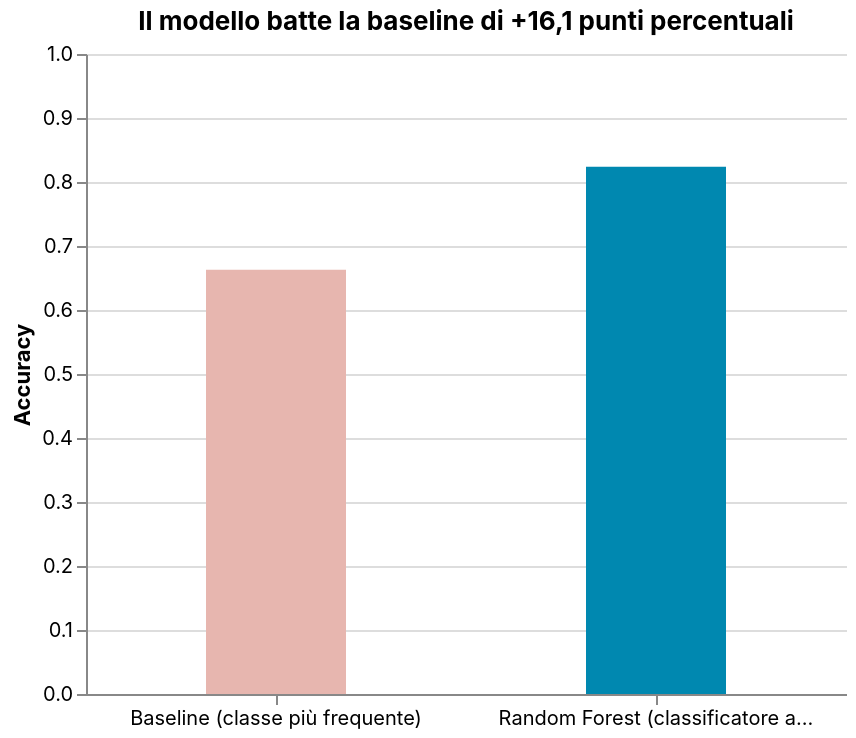

Specify this chart in Vega-Lite:
### Vega-Lite specification from a JSON file in a GitHub repository (floating-point values rounded to 4 significant figures)
{"$schema": "https://vega.github.io/schema/vega-lite/v5.json", "config": {"background": "transparent", "view": {"stroke": "transparent"}, "title": {"font": "Inter"}, "axis": {"labelFont": "Inter", "titleFont": "Inter"}, "legend": {"labelFont": "Inter", "titleFont": "Inter"}, "header": {"labelFont": "Inter", "titleFont": "Inter"}, "text": {"font": "Inter"}, "range": {"category": ["#1b2140", "#ff8009", "#9a0641", "#ffe34a", "#e7b6af", "#0088b0", "#e03830"], "ramp": ["#e7b6af", "#1b2140"], "heatmap": ["#e7b6af", "#1b2140"]}}, "width": 380, "height": 320, "title": "Il modello batte la baseline di +16,1 punti percentuali", "data": {"values": [{"Modello": "Baseline (classe più frequente)", "Accuracy": 0.663}, {"Modello": "Random Forest (classificatore a fasce)", "Accuracy": 0.824}]}, "mark": {"type": "bar", "size": 70}, "encoding": {"x": {"field": "Modello", "type": "nominal", "title": null, "sort": null, "axis": {"labelAngle": 0, "labelLimit": 160}}, "y": {"field": "Accuracy", "type": "quantitative", "title": "Accuracy", "scale": {"domain": [0, 1]}}, "color": {"field": "Modello", "type": "nominal", "legend": null, "scale": {"range": ["#e7b6af", "#0088b0"]}}, "tooltip": [{"field": "Modello"}, {"field": "Accuracy", "format": ".3f"}]}}
